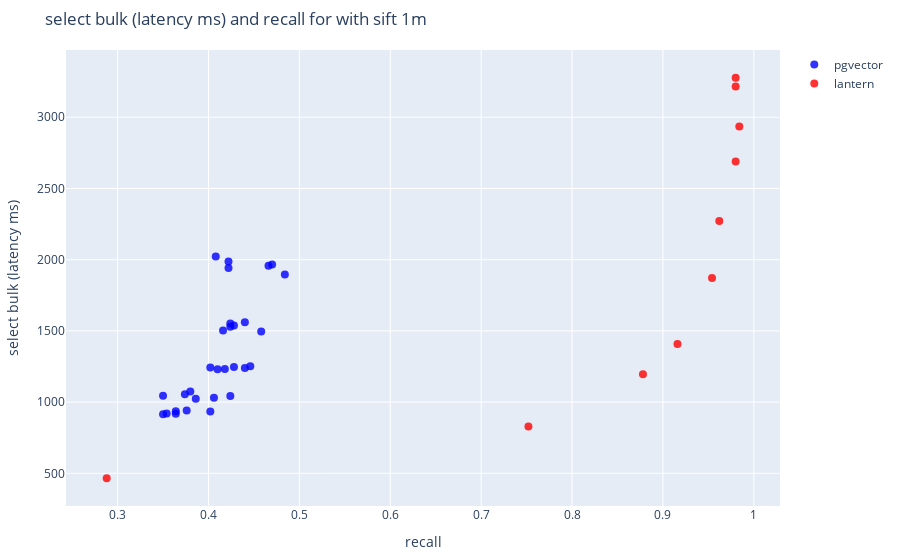
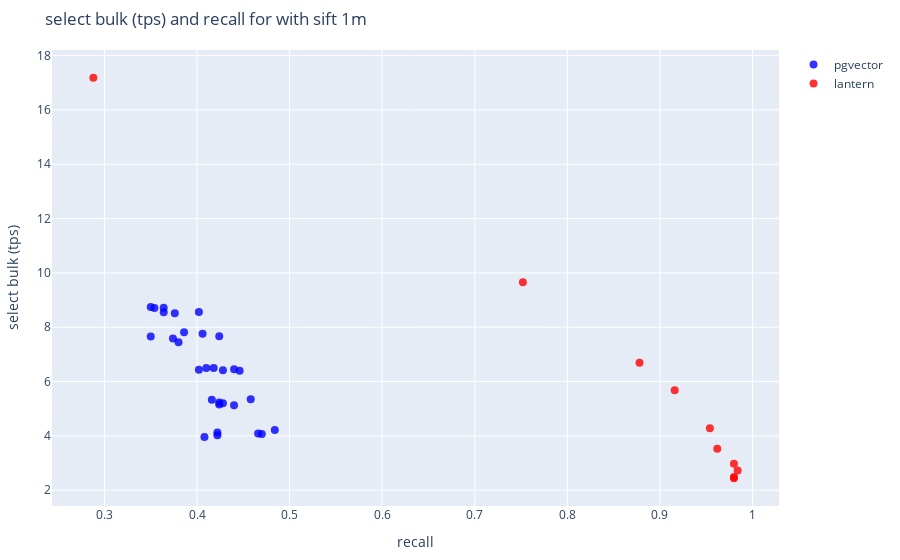

Notebook code for these charts, in order:
### Code cell
from select_bulk_experiment import plot_hyperparameter_search
plot_hyperparameter_search(['pgvector', 'lantern'], 'sift', '1m', yaxis='select bulk (latency ms)')
plot_hyperparameter_search(['pgvector', 'lantern'], 'sift', '1m', yaxis='select bulk (tps)')

### Figure 1 — Plotly figure (JSON) as saved in the notebook; plotly's stock layout.template omitted (floating-point values rounded to 4 significant figures)
{"data": [{"hoverinfo": "x+y+text", "hovertext": ["{\"lists\": 1400, \"probes\": 8}", "{\"lists\": 600, \"probes\": 16}", "{\"lists\": 600, \"probes\": 8}", "{\"lists\": 600, \"probes\": 32}", "{\"lists\": 1400, \"probes\": 4}", "{\"lists\": 1400, \"probes\": 2}", "{\"lists\": 1200, \"probes\": 16}", "{\"lists\": 800, \"probes\": 16}", "{\"lists\": 1000, \"probes\": 4}", "{\"lists\": 1000, \"probes\": 1}", "{\"lists\": 800, \"probes\": 2}", "{\"lists\": 600, \"probes\": 1}", "{\"lists\": 1200, \"probes\": 32}", "{\"lists\": 1000, \"probes\": 2}", "{\"lists\": 1000, \"probes\": 8}", "{\"lists\": 800, \"probes\": 8}", "{\"lists\": 600, \"probes\": 2}", "{\"lists\": 1200, \"probes\": 4}", "{\"lists\": 1000, \"probes\": 32}", "{\"lists\": 1400, \"probes\": 1}", "{\"lists\": 800, \"probes\": 32}", "{\"lists\": 1400, \"probes\": 32}", "{\"lists\": 1200, \"probes\": 1}", "{\"lists\": 800, \"probes\": 4}", "{\"lists\": 1200, \"probes\": 8}", "{\"lists\": 600, \"probes\": 4}", "{\"lists\": 1000, \"probes\": 16}", "{\"lists\": 800, \"probes\": 1}", "{\"lists\": 1400, \"probes\": 16}", "{\"lists\": 1200, \"probes\": 2}"], "marker": {"color": "blue", "opacity": 0.8, "size": 8}, "mode": "markers", "name": "pgvector", "type": "scatter", "x": [0.364, 0.408, 0.484, 0.466, 0.364, 0.376, 0.386, 0.458, 0.41, 0.402, 0.424, 0.47, 0.374, 0.418, 0.44, 0.424, 0.422, 0.35, 0.428, 0.402, 0.428, 0.35, 0.38, 0.416, 0.424, 0.422, 0.446, 0.44, 0.354, 0.406], "y": [917.4, 2022.0, 1896.0, 1957.0, 935.7, 940.1, 1023.0, 1496.0, 1230.0, 1243.0, 1552.0, 1965.0, 1055.0, 1232.0, 1239.0, 1529.0, 1988.0, 1044.0, 1247.0, 934.3, 1537.0, 914.4, 1074.0, 1502.0, 1043.0, 1942.0, 1251.0, 1561.0, 919.1, 1031.0]}, {"hoverinfo": "x+y+text", "hovertext": ["{\"M\": 12, \"ef_construction\": 16, \"ef\": 10}", "{\"M\": 16, \"ef_construction\": 16, \"ef\": 10}", "{\"M\": 24, \"ef_construction\": 16, \"ef\": 10}", "{\"M\": 2, \"ef_construction\": 16, \"ef\": 10}", "{\"M\": 32, \"ef_construction\": 16, \"ef\": 10}", "{\"M\": 48, \"ef_construction\": 16, \"ef\": 10}", "{\"M\": 4, \"ef_construction\": 16, \"ef\": 10}", "{\"M\": 64, \"ef_construction\": 16, \"ef\": 10}", "{\"M\": 6, \"ef_construction\": 16, \"ef\": 10}", "{\"M\": 8, \"ef_construction\": 16, \"ef\": 10}"], "marker": {"color": "red", "opacity": 0.8, "size": 8}, "mode": "markers", "name": "lantern", "type": "scatter", "x": [0.954, 0.962, 0.98, 0.288, 0.984, 0.98, 0.752, 0.98, 0.878, 0.916], "y": [1871.0, 2271.0, 2689.0, 465.6, 2934.0, 3216.0, 828.2, 3277.0, 1195.0, 1409.0]}], "layout": {"autosize": true, "hovermode": "closest", "margin": {"b": 50, "l": 50, "r": 50, "t": 50}, "title": {"text": "select bulk (latency ms) and recall for with sift 1m"}, "xaxis": {"autorange": true, "range": [0.2444, 1.028], "title": {"text": "recall"}, "type": "linear"}, "yaxis": {"autorange": true, "range": [239.1, 3504.0], "title": {"text": "select bulk (latency ms)"}, "type": "linear"}}}

### Figure 2 — Plotly figure (JSON) as saved in the notebook; plotly's stock layout.template omitted (floating-point values rounded to 4 significant figures)
{"data": [{"hoverinfo": "x+y+text", "hovertext": ["{\"lists\": 1400, \"probes\": 8}", "{\"lists\": 600, \"probes\": 16}", "{\"lists\": 600, \"probes\": 8}", "{\"lists\": 600, \"probes\": 32}", "{\"lists\": 1400, \"probes\": 4}", "{\"lists\": 1400, \"probes\": 2}", "{\"lists\": 1200, \"probes\": 16}", "{\"lists\": 800, \"probes\": 16}", "{\"lists\": 1000, \"probes\": 4}", "{\"lists\": 1000, \"probes\": 1}", "{\"lists\": 800, \"probes\": 2}", "{\"lists\": 600, \"probes\": 1}", "{\"lists\": 1200, \"probes\": 32}", "{\"lists\": 1000, \"probes\": 2}", "{\"lists\": 1000, \"probes\": 8}", "{\"lists\": 800, \"probes\": 8}", "{\"lists\": 600, \"probes\": 2}", "{\"lists\": 1200, \"probes\": 4}", "{\"lists\": 1000, \"probes\": 32}", "{\"lists\": 1400, \"probes\": 1}", "{\"lists\": 800, \"probes\": 32}", "{\"lists\": 1400, \"probes\": 32}", "{\"lists\": 1200, \"probes\": 1}", "{\"lists\": 800, \"probes\": 4}", "{\"lists\": 1200, \"probes\": 8}", "{\"lists\": 600, \"probes\": 4}", "{\"lists\": 1000, \"probes\": 16}", "{\"lists\": 800, \"probes\": 1}", "{\"lists\": 1400, \"probes\": 16}", "{\"lists\": 1200, \"probes\": 2}"], "marker": {"color": "blue", "opacity": 0.8, "size": 8}, "mode": "markers", "name": "pgvector", "type": "scatter", "x": [0.364, 0.408, 0.484, 0.466, 0.364, 0.376, 0.386, 0.458, 0.41, 0.402, 0.424, 0.47, 0.374, 0.418, 0.44, 0.424, 0.422, 0.35, 0.428, 0.402, 0.428, 0.35, 0.38, 0.416, 0.424, 0.422, 0.446, 0.44, 0.354, 0.406], "y": [8.721, 3.957, 4.22, 4.087, 8.55, 8.51, 7.817, 5.348, 6.502, 6.434, 5.155, 4.071, 7.581, 6.495, 6.456, 5.232, 4.025, 7.661, 6.415, 8.562, 5.204, 8.749, 7.451, 5.326, 7.67, 4.12, 6.396, 5.124, 8.705, 7.757]}, {"hoverinfo": "x+y+text", "hovertext": ["{\"M\": 12, \"ef_construction\": 16, \"ef\": 10}", "{\"M\": 16, \"ef_construction\": 16, \"ef\": 10}", "{\"M\": 24, \"ef_construction\": 16, \"ef\": 10}", "{\"M\": 2, \"ef_construction\": 16, \"ef\": 10}", "{\"M\": 32, \"ef_construction\": 16, \"ef\": 10}", "{\"M\": 48, \"ef_construction\": 16, \"ef\": 10}", "{\"M\": 4, \"ef_construction\": 16, \"ef\": 10}", "{\"M\": 64, \"ef_construction\": 16, \"ef\": 10}", "{\"M\": 6, \"ef_construction\": 16, \"ef\": 10}", "{\"M\": 8, \"ef_construction\": 16, \"ef\": 10}"], "marker": {"color": "red", "opacity": 0.8, "size": 8}, "mode": "markers", "name": "lantern", "type": "scatter", "x": [0.954, 0.962, 0.98, 0.288, 0.984, 0.98, 0.752, 0.98, 0.878, 0.916], "y": [4.277, 3.522, 2.975, 17.18, 2.726, 2.488, 9.66, 2.441, 6.695, 5.679]}], "layout": {"autosize": true, "hovermode": "closest", "margin": {"b": 50, "l": 50, "r": 50, "t": 50}, "title": {"text": "select bulk (tps) and recall for with sift 1m"}, "xaxis": {"autorange": true, "range": [0.2444, 1.028], "title": {"text": "recall"}, "type": "linear"}, "yaxis": {"autorange": true, "range": [1.254, 18.37], "title": {"text": "select bulk (tps)"}, "type": "linear"}}}
